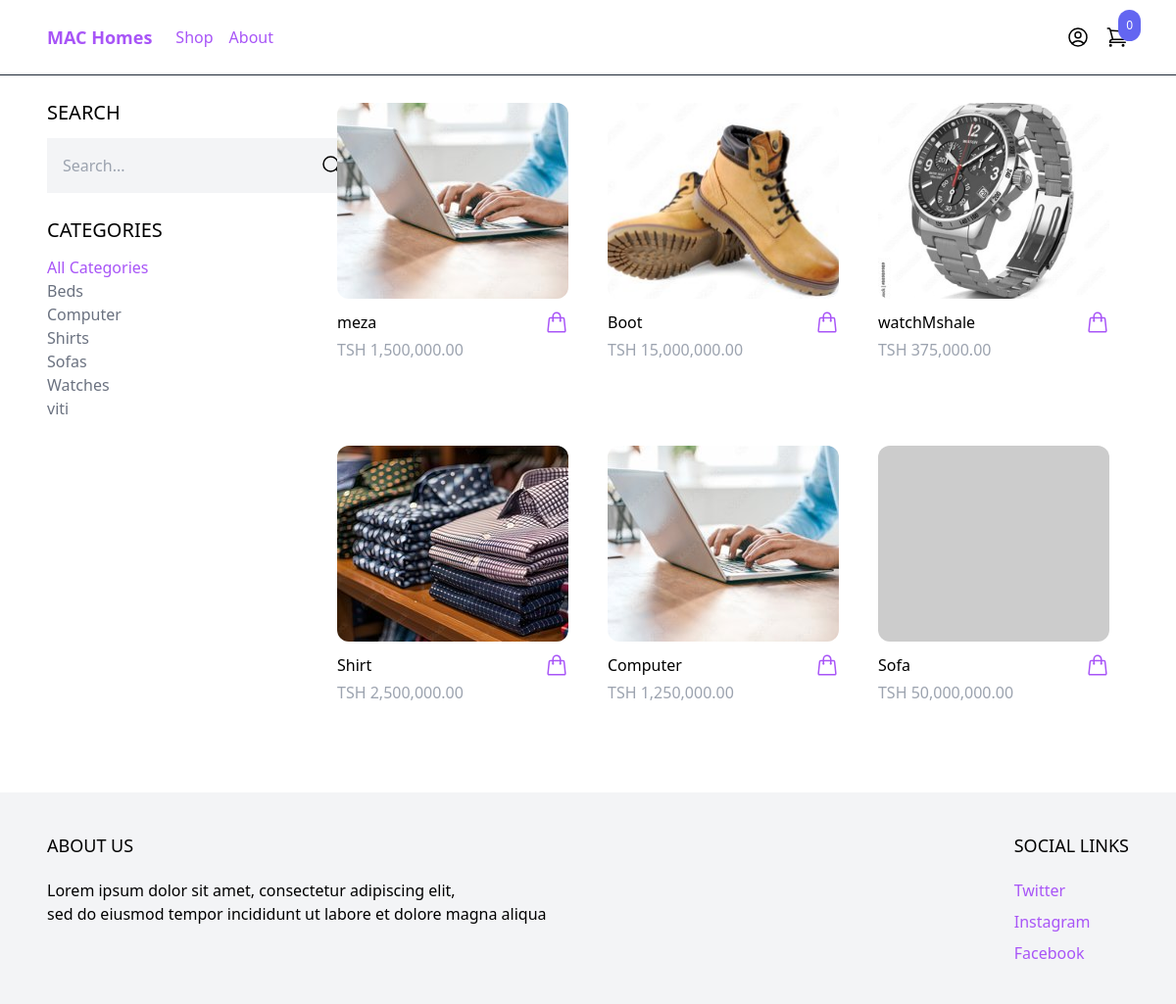
Page /shop/ on the earlier database version.
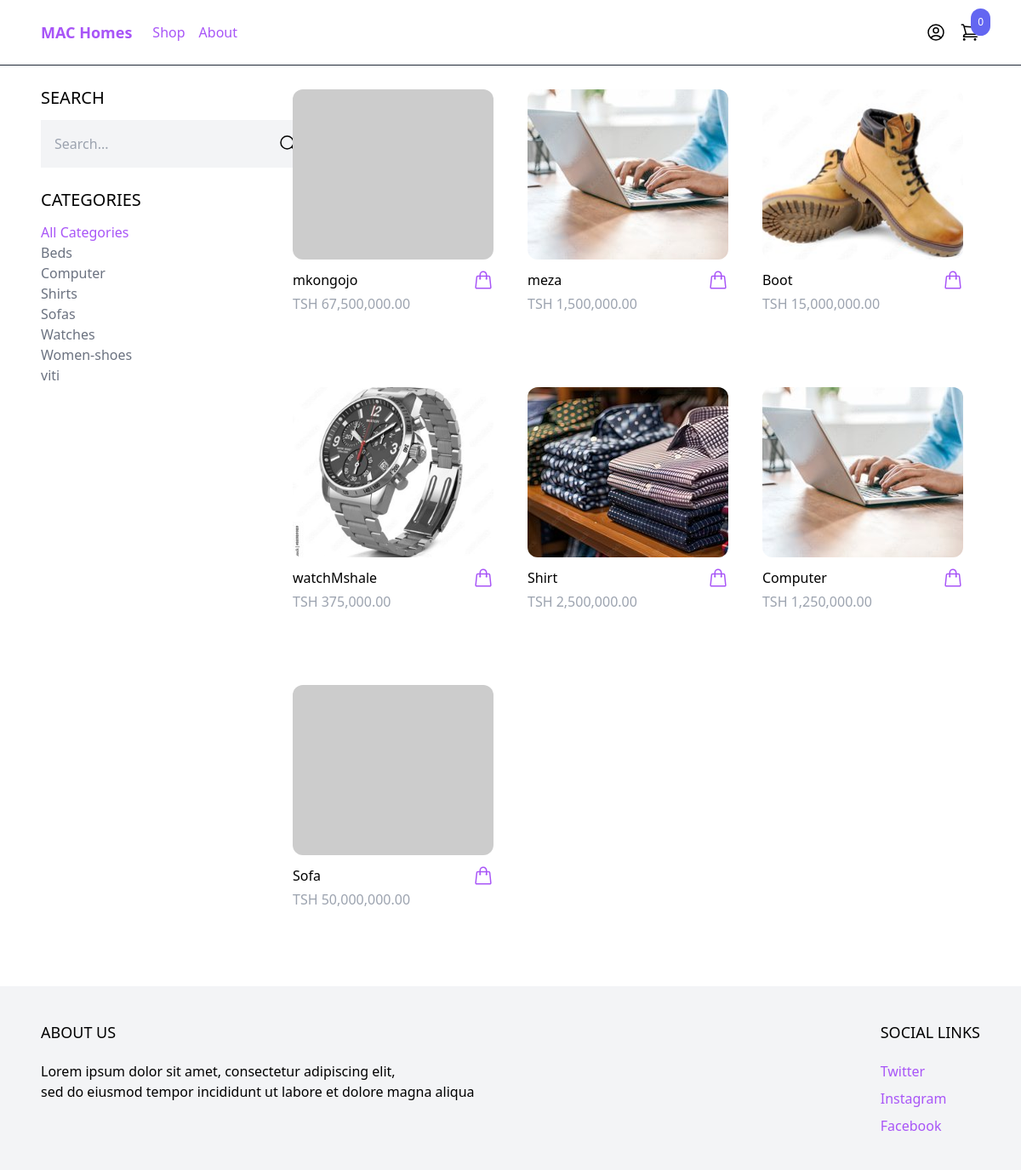
Same page on the later database version.
### products/models.py (models this page shows, shortened)
class Category(models.Model):
    name = models.CharField(max_length=255)
    slug = models.SlugField(unique=True)
    class Meta:
        ordering =('name',)

class Product(models.Model):
    category = models.ForeignKey(Category, related_name='product', on_delete=models.CASCADE)
    name = models.CharField(max_length=255)
    slug = models.SlugField()
    description = models.TextField(blank=True, null=True)
    price = models.IntegerField(unique=True)
    created_at = models.DateTimeField(auto_now_add=True)
    image = models.ImageField(upload_to='uploads/', blank=True, null=True)
    thumbnail = models.ImageField(upload_to='uploads/', blank=True, null=True)
    class Meta:
        ordering = ('-created_at',)
    def get_display_price(self):
        tsh_price = self.price * 2500  # Convert USD to TSH
        return "TSH {:,.2f}".format(tsh_price)
    def get_thumbnail(self):
        if self.thumbnail:
            return self.thumbnail.url
        else:
            if self.image:
                self.thumbnail = self.make_thumbnail(self.image)
                self.save()
                return self.thumbnail.url
            else:
                return 'https://dummyimage.com/240x240/808080/ffffff'

### core/views.py (the view)
# urls.py: path('shop/', views.shop, name="shop"),
def shop(request):
	categories = Category.objects.all()
	products = Product.objects.all()
	active_category = request.GET.get('category','')
	if active_category:
		products = products.filter(category__slug=active_category)
	query = request.GET.get('search', '')
	if query:
		products = products.filter(Q(name__icontains =query) | Q(description__icontains = query))
	context = {
	     'categories':categories,
	     'products':products,
	     'active_category':active_category,
	     'query': query
	}
	return render(request, 'core/shop.html',context)

### cart/cart.py (called while the page is built)
    def __len__(self):
        return sum(item['quantity'] for item in self.cart.values())

### cart/context_processors.py (called while the page is built)
def cart(request):
    return {'cart': Cart(request)}

### core/templates/core/shop.html (shortened to what this page needs)
{% extends 'core/base.html' %}
{% block content %}
<div class="max-w-6xl flex flex-wrap items-start mx-auto py-6 px-6 xl:px-8">
    <div class="filters w-full lg:w-1/4">
<h3 class="mb-3 text-xl uppercase">Search</h3>
<form method="get" action=".">
   <div class="flex">
        <input type="text" name="search"
    class="p-4 bg-gray-100 border-0"
    placeholder="Search...">
    <button class="p-4 bg-gray-100 border-0">
        <svg xmlns="http://www.w3.org/2000/svg" fill="none" viewBox="0 0 24 24" stroke-width="1.5" stroke="currentColor" class="size-6">
  <path stroke-linecap="round" stroke-linejoin="round" d="m21 21-5.197-5.197m0 0A7.5 7.5 0 1 0 5.196 5.196a7.5 7.5 0 0 0 10.607 10.607Z" />
</svg>
    </button>
   </div>
</form>
<h3 class="mt-6 mb-3 text-xl uppercase">Categories</h3>
<ul>
   <li><a href="{% url 'shop' %}" class="{% if not active_category %} text-purple-500{% else %}text-gray-500{% endif %}">All Categories</a></li>
   {% for category in categories %}
   <li>
    <a href="{% url 'shop' %}?category={{category.slug}}" class="{% if  category.slug == active_category %} text-purple-500{% else%}text-gray-500{% endif %}">{{category.name}}</a>
   </li>
   {% endfor %}
</ul>
    </div>
    <div class="products lg:w-3/4 -mt-4 w-full flex items-center flex-wrap">
        {% for product in products %}
        {% include 'product/partials/product_list_item.html' %}
        {% endfor %}
    </div>
</div>
{% endblock %}

### core/templates/core/base.html (shortened to what this page needs)
<!doctype html>
<html>
<head>
  <script src="https://cdn.tailwindcss.com"></script>
</head>
<body>
  <nav class="border-b border-gray-800">
<div class="max-w-6xl mx-auto items-center py-2 px-6 xl:px-0 md:flex justify-between">
  <div class="menu-left flex items-center space-x-6 ">
    <a href="{% url 'frontpage' %}" class="py-4 text-lg text-purple-500 font-semibold">MAC Homes</a>
    <ul class="flex items-center text-purple-500 space-x-4">
      <li><a href="{% url 'shop' %}" >Shop</a></li>
      <li><a href="#">About</a></li>
    </ul>
</div>
<div class="menu-right flex items-center space-x-4">
  <a href="{% url 'login' %}">
  </a>
{% include 'cart/menu_cart.html' %}
</div>
  </nav>
  <main>
   {% block content %}
   {% endblock %}
  </main>
  <footer class="bg-gray-100">
    <div class="max-w-6xl mx-auto py-10 px-6 xl:px-0 md:flex justify-between">
      <div class="footer-left mb-12 md:mb-8">
        <h2 class="mb-5 uppercase text-lg">About Us</h2>
        <p class="mb-2 flex flex-wrap">
          Lorem ipsum dolor sit amet, consectetur adipiscing elit,<br> sed do eiusmod tempor incididunt ut labore et dolore magna aliqua
        </p>
      </div>
        <div class="footer-right">
          <h2 class="mb-5 uppercase text-lg">Social Links</h2>
          <ul class="space-y-2">
            <li><a href="#" class="text-purple-500 hover:text-purple-800" aria-label="Twitter">Twitter</a></li>
            <li><a href="#" class="text-purple-500 hover:text-purple-800" aria-label="Instagram">Instagram</a></li>
            <li><a href="#" class="text-purple-500 hover:text-purple">Facebook</a>
            </li>
          </div>
        </div>
      </footer>
</body>

### cart/templates/cart/menu_cart.html (shortened to what this page needs)
  <a href="{% url 'cart' %}" id="menu-cart-button" class="relative">
<span class="p-2 absolute -top-4 -right-3 bg-indigo-500 text-white text-xs rounded-full">{{ cart|length }}</span>
  </a>

### products/templates/product/partials/product_list_item.html (shortened to what this page needs)
<div class="product-card w-full md:w-1/3 xl:w-1/4 p-5 h-72">
    <a
    href="{% url 'product' product.slug %}">
        <img src="{{ product.get_thumbnail }}" class="rounded-xl hover:shadow-lg object-cover h-48 w-full">
    </a>
    <div class="pt-3 flex items-center justify-between">
        <a href="{% url 'product' product.slug %}">{{ product.name }}</a>
        <a
         hx-get="{% url 'add_to_cart' product.id %}"
    hx-target="#menu-cart-button"
    hx-swap="outerHTML"
         class="text-purple-500 hover:text-purple-800">
        </a>
    </div>
    <p class="pt-1 text-gray-400">{{ product.get_display_price }}</p>
</div>

### products/templates/product/partials/product_list_item.html (style rules this page uses)
.product-card { height: 350px; }
.product-card img { height: 200px; width: 100%; object-fit: cover; }

Differences in the rows shown:
added Category: name "Women-shoes"
added Product: name "mkongojo", get_display_price "TSH 67,500,000.00"
